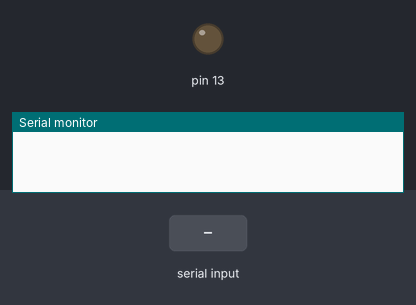
The sketch below on a simulated Arduino Uno, built with avr-gcc and run on an emulated ATmega328P. On the bench: output pins drawn as LEDs (lit = HIGH), the last lines printed to the serial monitor. The test bench sets the inputs (shaded band).

Above: at 1.2 s.
1.3 s: "1\n" received over Serial
At 2.4 s:
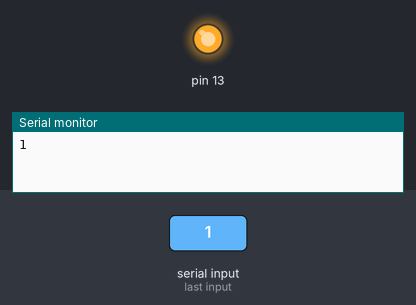
2.8 s: "0\n" received over Serial
At 3.5 s:
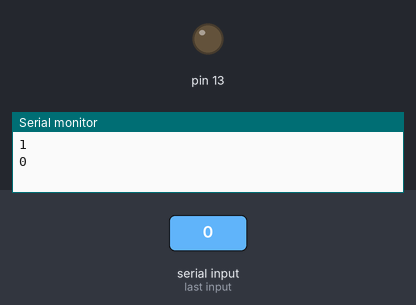
Timing chart, 0 to 5.8 s (numbered marks = the images above; inputs shaded):
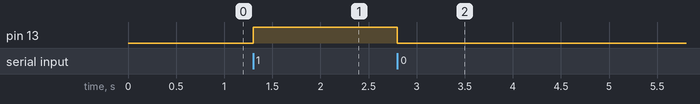

The sketch:

step1-HC05-connection-to-phone-bluetooth.ino
```cpp
char Incoming_value = 0;

void setup()
{
  Serial.begin(9600);
  pinMode(13, OUTPUT);
}

void loop()
{
  if(Serial.available() > 0)
  {
    Incoming_value = Serial.read();
    Serial.print(Incoming_value);
    Serial.print("\n");
    if(Incoming_value == '1'){
      digitalWrite(13, HIGH);
    }
    if(Incoming_value == '0'){
      digitalWrite(13, LOW);
    }
  }
}
```

Measured:
- after the input at 1.3 s, pin 13: LOW → HIGH at once
- after the input at 2.8 s, pin 13: HIGH → LOW at once
